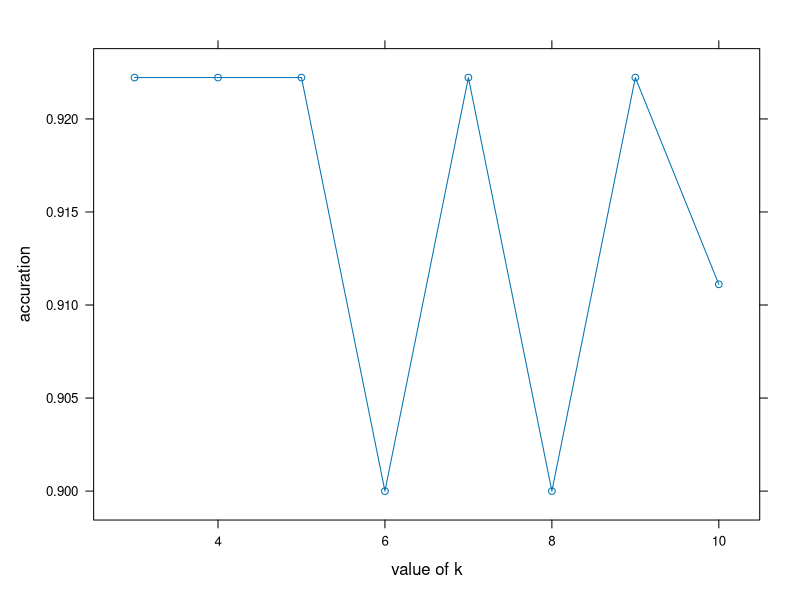

Here is the R script that generated this plot:
# add the packages
library(e1071)
library(caTools)
library(class)
library(caret)
library(scales)

data(iris)
head(iris)
#SUM OF THE DATA
summary(iris)
#SEPERATE THE DATA AS TEST AND EDUCATION DATA
set.seed(123)
split <- sample.split(iris, SplitRatio = 0.7)
train <- subset(iris, split == "TRUE")
test <- subset(iris, split == "FALSE")
#NORMALIAZING THE TEST DATA AND EDUCATION DATA
train_scale <- scale(train[, 1:4])
test_scale <- scale(test[, 1:4])
#SET THE KNN MODEL
#SET THE MODEL FOR K=3
model_knn.3 <- knn(train = train_scale,
                   test = test_scale,
                   cl = train$Species,
                   k = 3)
model_knn.3
#CREATE THE ESTIMATION TABLE
performans.3 <- table(test$Species, model_knn.3)
performans.3
#EVOLUATING OF MODEL
#CALCULATING THE ACCURACY OF THE MODEL
misClassError.3 <- mean(model_knn.3 != test$Species)
print(paste("Accuracy =", 1-misClassError.3))
#SETTING THE CONFUSION MATRIX TABLE
cm_knn <- caret::confusionMatrix(model_knn.3, test$Species, positive = "pos")
cm_knn
#sETTING UP DIFFRENT MODEL FOR K VARIABLES BETWEEN 3 AND 10
#WHICH K VARIABLE MAKES THE BEST ESTIMATE
model_knn<- caret::train(Species ~., data = train,
                           method = "knn",
                           metric = "Accuracy",
                           tuneGrid = expand.grid(.k = c(3:10)),
                           trControl = trainControl(method = "cv", number = 10, classProbs =  T),
                           preProcess = c("center","scale","pca"))
model_knn
#APPEAR THE RESULTS OF DATA
model_knn$results
#K=3 4 5 7 AND 9 GIVED SAME RESULTS
#MODELS RESULTS FOR K=3
model_knn$results[1, ]
#DRAW THE GRAPHICS OF ACCURATION
plot(model_knn,
     type="b",
     xlab="value of k",
     ylab="accuration")
#EVALUATION OF THE PERFORMANCE AND TESTING THE MODEL
#ESTIMATING OF THE EXAMPLES CLASS IN DATA BASE
pred_knn <- predict(model_knn, test)
pred_knn
#CREATE CONFUSION MATRIX
cm_knn <- confusionMatrix(pred_knn, test$Species, positive = "pos")
cm_knn
